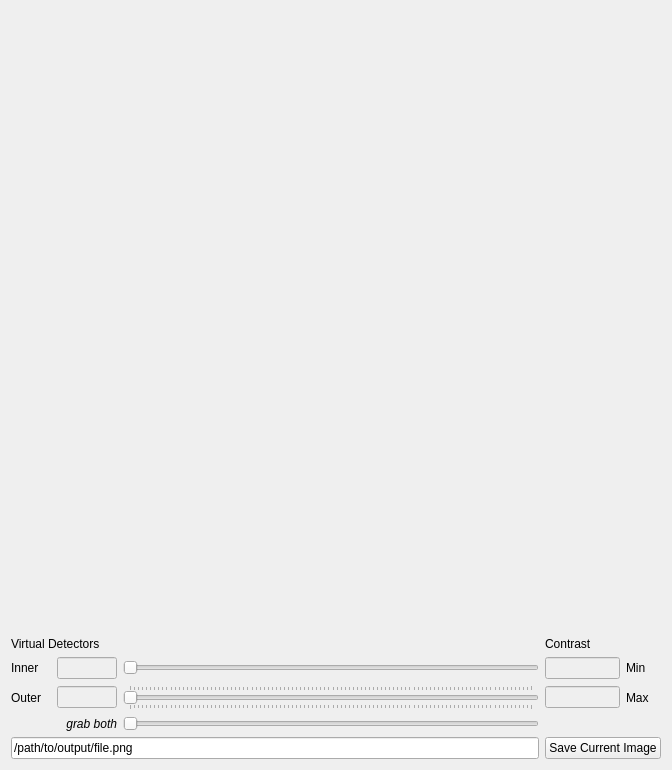
                  <widget class="QWidget" name="tab_data">
                   <attribute name="title">
                    <string>Data Browser</string>
                   </attribute>
                   <layout class="QVBoxLayout" name="verticalLayout_23">
                    <item>
                     <widget class="QLabel" name="lbl_image_output">
                      <property name="sizePolicy">
                       <sizepolicy hsizetype="Expanding" vsizetype="Expanding">
                        <horstretch>0</horstretch>
                        <verstretch>0</verstretch>
                       </sizepolicy>
                      </property>
                      <property name="minimumSize">
                       <size>
                        <width>650</width>
                        <height>620</height>
                       </size>
                      </property>
                      <property name="font">
                       <font>
                        <family>Roboto</family>
                        <pointsize>8</pointsize>
                       </font>
                      </property>
                      <property name="text">
                       <string/>
                      </property>
                      <property name="alignment">
                       <set>Qt::AlignCenter</set>
                      </property>
                     </widget>
                    </item>
                    <item>
                     <layout class="QGridLayout" name="gridLayout_5">
                      <item row="1" column="3">
                       <widget class="QLineEdit" name="lineEdit_contrast_outputMin">
                        <property name="enabled">
                         <bool>false</bool>
                        </property>
                        <property name="maximumSize">
                         <size>
                          <width>75</width>
                          <height>16777215</height>
                         </size>
                        </property>
                        <property name="maxLength">
                         <number>16</number>
                        </property>
                       </widget>
                      </item>
                      <item row="2" column="4">
                       <widget class="QLabel" name="label_32">
                        <property name="minimumSize">
                         <size>
                          <width>35</width>
                          <height>0</height>
                         </size>
                        </property>
                        <property name="text">
                         <string>Max</string>
                        </property>
                       </widget>
                      </item>
                      <item row="1" column="0">
                       <widget class="QLabel" name="label_46">
                        <property name="minimumSize">
                         <size>
                          <width>40</width>
                          <height>0</height>
                         </size>
                        </property>
                        <property name="maximumSize">
                         <size>
                          <width>40</width>
                          <height>16777215</height>
                         </size>
                        </property>
                        <property name="text">
                         <string>Inner</string>
                        </property>
                       </widget>
                      </item>
                      <item row="0" column="3">
                       <widget class="QLabel" name="label_27">
                        <property name="text">
                         <string>Contrast</string>
                        </property>
                       </widget>
                      </item>
                      <item row="3" column="0" colspan="2">
                       <widget class="QLabel" name="label_35">
                        <property name="font">
                         <font>
                          <family>Arial</family>
                          <italic>true</italic>
                         </font>
                        </property>
                        <property name="text">
                         <string>grab both</string>
                        </property>
                        <property name="alignment">
                         <set>Qt::AlignRight|Qt::AlignTrailing|Qt::AlignVCenter</set>
                        </property>
                       </widget>
                      </item>
                      <item row="2" column="2">
                       <widget class="QSlider" name="slider_angmax">
                        <property name="enabled">
                         <bool>false</bool>
                        </property>
                        <property name="orientation">
                         <enum>Qt::Horizontal</enum>
                        </property>
                        <property name="tickPosition">
                         <enum>QSlider::TicksBothSides</enum>
                        </property>
                        <property name="tickInterval">
                         <number>1</number>
                        </property>
                       </widget>
                      </item>
                      <item row="1" column="2">
                       <widget class="QSlider" name="slider_angmin">
                        <property name="enabled">
                         <bool>false</bool>
                        </property>
                        <property name="orientation">
                         <enum>Qt::Horizontal</enum>
                        </property>
                        <property name="tickPosition">
                         <enum>QSlider::NoTicks</enum>
                        </property>
                       </widget>
                      </item>
                      <item row="0" column="0" colspan="2">
                       <widget class="QLabel" name="label_26">
                        <property name="text">
                         <string>Virtual Detectors</string>
                        </property>
                       </widget>
                      </item>
                      <item row="2" column="0">
                       <widget class="QLabel" name="label_45">
                        <property name="minimumSize">
                         <size>
                          <width>40</width>
                          <height>0</height>
                         </size>
                        </property>
                        <property name="maximumSize">
                         <size>
                          <width>40</width>
                          <height>16777215</height>
                         </size>
                        </property>
                        <property name="text">
                         <string>Outer</string>
                        </property>
                       </widget>
                      </item>
                      <item row="2" column="1">
                       <widget class="QLineEdit" name="lineEdit_angmax">
                        <property name="enabled">
                         <bool>false</bool>
                        </property>
                        <property name="sizePolicy">
                         <sizepolicy hsizetype="Minimum" vsizetype="Fixed">
                          <horstretch>0</horstretch>
                          <verstretch>0</verstretch>
                         </sizepolicy>
                        </property>
                        <property name="minimumSize">
                         <size>
                          <width>45</width>
                          <height>0</height>
                         </size>
                        </property>
                        <property name="maximumSize">
                         <size>
                          <width>60</width>
                          <height>16777215</height>
                         </size>
                        </property>
                        <property name="maxLength">
                         <number>6</number>
                        </property>
                        <property name="alignment">
                         <set>Qt::AlignRight|Qt::AlignTrailing|Qt::AlignVCenter</set>
                        </property>
                       </widget>
                      </item>
                      <item row="3" column="2">
                       <widget class="QSlider" name="slider_bothDetectors">
                        <property name="enabled">
                         <bool>false</bool>
                        </property>
                        <property name="orientation">
                         <enum>Qt::Horizontal</enum>
                        </property>
                        <property name="tickPosition">
                         <enum>QSlider::NoTicks</enum>
                        </property>
                       </widget>
                      </item>
                      <item row="1" column="4">
                       <widget class="QLabel" name="label_31">
                        <property name="minimumSize">
                         <size>
                          <width>35</width>
                          <height>0</height>
                         </size>
                        </property>
                        <property name="text">
                         <string>Min</string>
                        </property>
                       </widget>
                      </item>
                      <item row="2" column="3">
                       <widget class="QLineEdit" name="lineEdit_contrast_outputMax">
                        <property name="enabled">
                         <bool>false</bool>
                        </property>
                        <property name="maximumSize">
                         <size>
                          <width>75</width>
                          <height>16777215</height>
                         </size>
                        </property>
                        <property name="maxLength">
                         <number>16</number>
                        </property>
                       </widget>
                      </item>
                      <item row="1" column="1">
                       <widget class="QLineEdit" name="lineEdit_angmin">
                        <property name="enabled">
                         <bool>false</bool>
                        </property>
                        <property name="sizePolicy">
                         <sizepolicy hsizetype="Minimum" vsizetype="Fixed">
                          <horstretch>0</horstretch>
                          <verstretch>0</verstretch>
                         </sizepolicy>
                        </property>
                        <property name="minimumSize">
                         <size>
                          <width>45</width>
                          <height>0</height>
                         </size>
                        </property>
                        <property name="maximumSize">
                         <size>
                          <width>60</width>
                          <height>16777215</height>
                         </size>
                        </property>
                        <property name="maxLength">
                         <number>6</number>
                        </property>
                        <property name="alignment">
                         <set>Qt::AlignRight|Qt::AlignTrailing|Qt::AlignVCenter</set>
                        </property>
                       </widget>
                      </item>
                     </layout>
                    </item>
                    <item>
                     <layout class="QHBoxLayout" name="horizontalLayout_25">
                      <item>
                       <widget class="QLineEdit" name="lineEdit_saveOutputImage">
                        <property name="text">
                         <string>/path/to/output/file.png</string>
                        </property>
                       </widget>
                      </item>
                      <item>
                       <widget class="QPushButton" name="btn_saveOutputImage">
                        <property name="text">
                         <string>Save Current Image</string>
                        </property>
                       </widget>
                      </item>
                     </layout>
                    </item>
                   </layout>
                  </widget>
